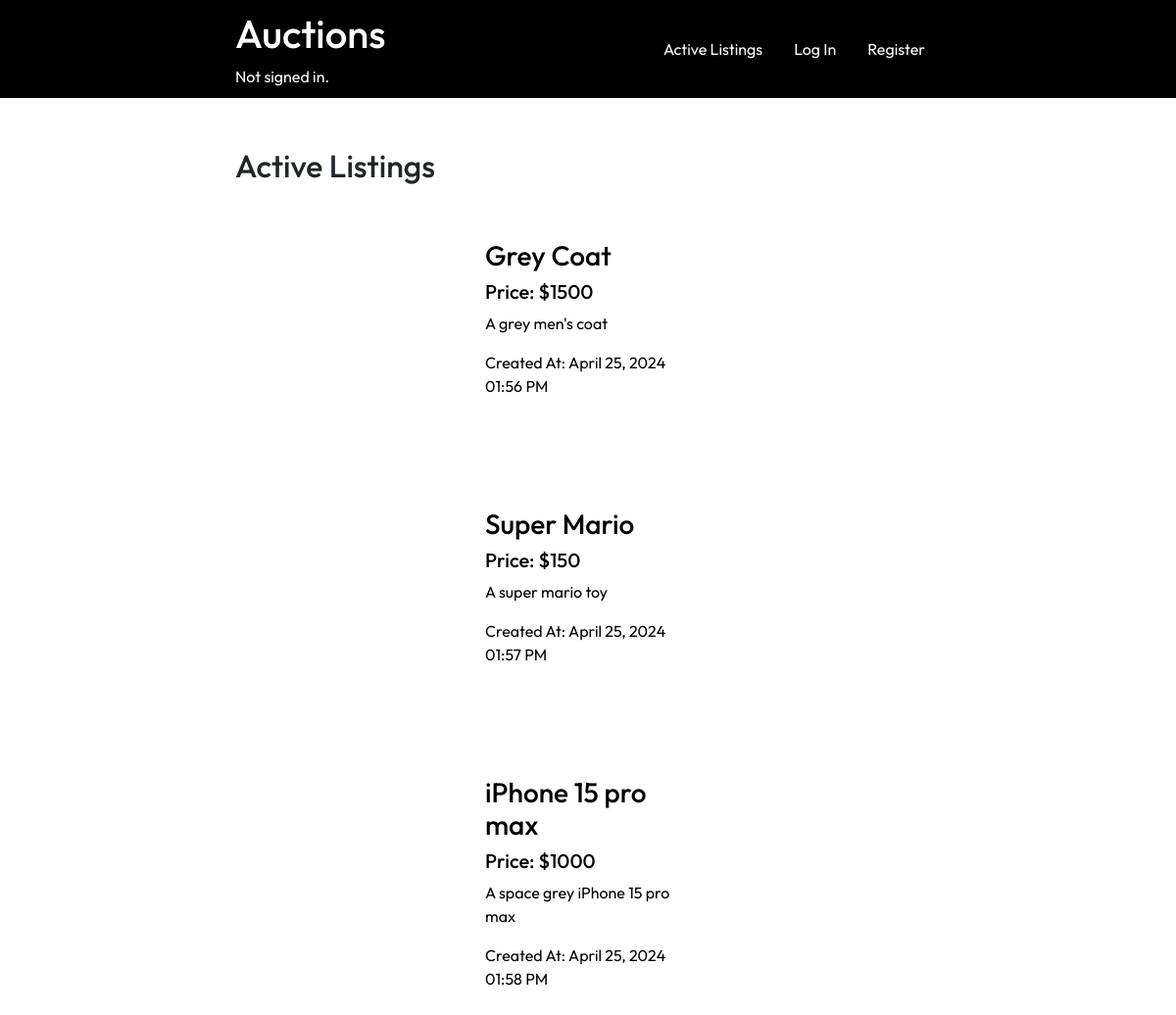
The page / on the database its author committed.
### auctions/models.py (models this page shows, shortened)
class Listing(models.Model):
    user_id = models.IntegerField()
    title = models.CharField(max_length=120, null=True)
    image = models.CharField(max_length=500, null=True)
    description = models.CharField(max_length=1000, null=True)
    bid = models.CharField(max_length=10, null=True)
    category = models.CharField(max_length=20, null=True)
    time = models.CharField(max_length=50, null=True)
    is_active = models.BooleanField(max_length=10, default=True)

### auctions/views.py (the view)
# urls.py: path("", views.index, name="index"),
def index(request):
    return render(request, "auctions/index.html",{
        "listings": Listing.objects.filter(is_active=True)
    })

### auctions/templates/auctions/index.html (shortened to what this page needs)
{% extends "auctions/layout.html" %}
{% load static %}
{% block body %}
<div class="page_main_div">
<h2>Active Listings</h2>
{% for listing in listings %}
<div class="container-sm m-0 mb-5">
    <a class="listing_link" href="{% url 'listing' listing.id %}">
        <div class="row">
            <div class="col-sm-4">
            </div>
            <div class="col-sm-4 pt-5">
                <h3>{{listing.title}}</h3>
                <h5>Price: ${{listing.bid}}</h5>
                <p>{{listing.description}}</p>
                <p>Created At: {{listing.time}}</p>
            </div>
        </div>
    </a>
</div>
{% endfor %}
</div>
{% endblock %}

### auctions/templates/auctions/layout.html (shortened to what this page needs)
{% load static %}
<!DOCTYPE html>
<html lang="en">
  <head>
    <link
      rel="stylesheet"
      href="https://stackpath.bootstrapcdn.com/bootstrap/4.4.1/css/bootstrap.min.css"
    />
    <link href="{% static 'auctions/styles.css' %}" rel="stylesheet" />
  </head>
  <body>
    <div class="main_header_div">
      <div>
        <h1>Auctions</h1>
        {% if user.is_authenticated %}
        Signed in as <strong>{{ user.username }}</strong>.
        {% else %}
        Not signed in.
        {%endif%}
      </div>
      <div>
        <ul class="nav">
          <li class="nav-item">
            <a class="nav-link " href="{% url 'index' %}">Active Listings</a>
          </li>
          {% if user.is_authenticated %}
          <li class="nav-item">
            <a class="nav-link" href="{% url 'categories' %}">Categories</a>
          </li>
          <li class="nav-item">
            <a class="nav-link" href="{% url 'watchlists' %}">Watchlists</a>
          </li>
          <li class="nav-item">
            <a class="nav-link" href="{% url 'create_listings' %}"
              >Create Listings</a
            >
          </li>
          <li class="nav-item">
            <a class="nav-link" href="{% url 'logout' %}">Log Out</a>
          </li>
          {% else %}
          <li class="nav-item">
            <a class="nav-link" href="{% url 'login' %}">Log In</a>
          </li>
          <li class="nav-item">
            <a class="nav-link" href="{% url 'register' %}">Register</a>
          </li>
          {% endif %}
        </ul>
      </div>
    </div>
    {% block body %} {% endblock %}
  </body>
</html>

### auctions/static/auctions/styles.css (style rules this page uses)
body { box-sizing: border-box; font-family: "Outfit", sans-serif; }
.page_main_div { margin: 0px 20% 0px 20%; }
.main_header_div { position: sticky; top: 0px; z-index: 100; color: white; display: flex; justify-content: space-between; align-items: center; background-color: black; margin-bottom: 50px; padding: 10px 20% 10px 20%; }
.nav-link { text-decoration: none; color: white; }
.listing_link { color: black; text-decoration: none; }

### rows shown on the page
Listing: title "Grey Coat", bid "1500", description "A grey men's coat", time "April 25, 2024 01:56 PM"
Listing: title "Super Mario", bid "150", description "A super mario toy", time "April 25, 2024 01:57 PM"
Listing: title "iPhone 15 pro max", bid "1000", description "A space grey iPhone 15 pro max", time "April 25, 2024 01:58 PM"
